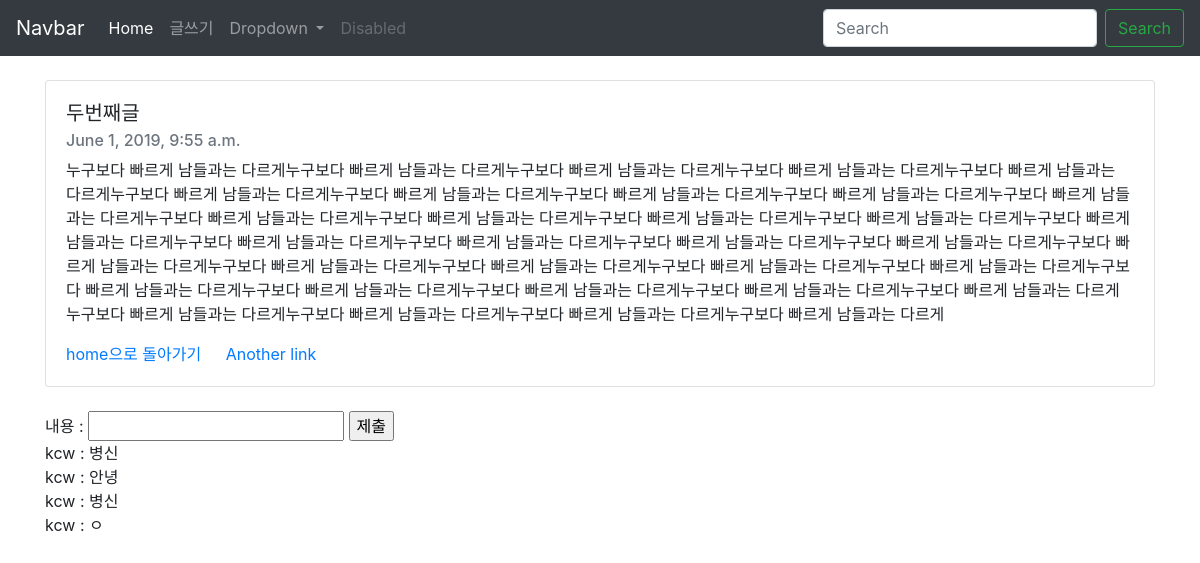
/blog/2, run on an earlier commit of the app's database.
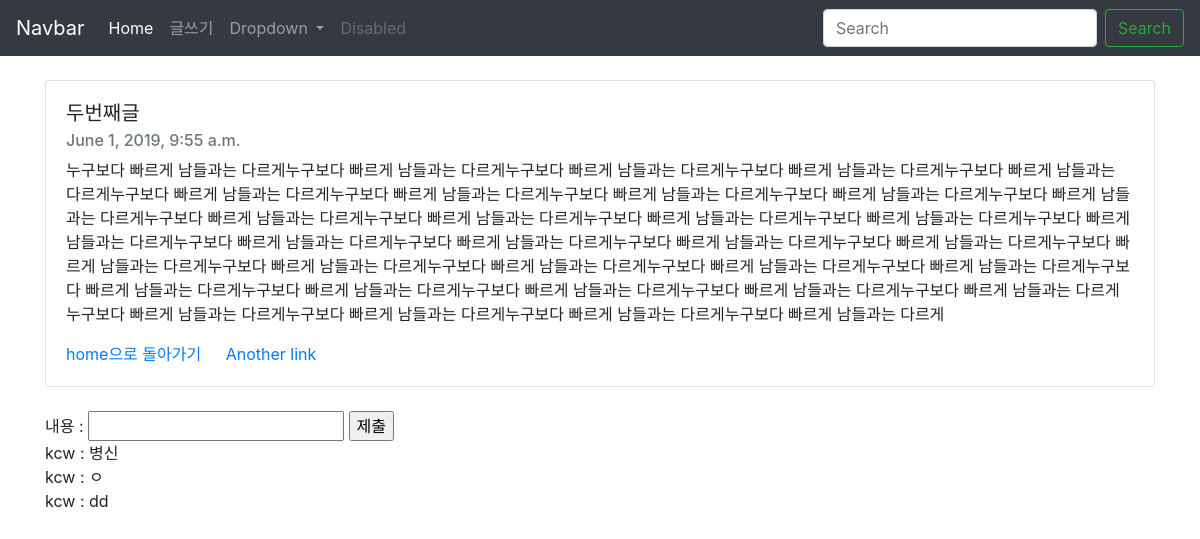
And on a later commit of the database.
### blog/models.py (models this page shows)
class Comment(models.Model):
    post = models.ForeignKey(Blog, on_delete=models.CASCADE, related_name="comments")
    user = models.ForeignKey(User,on_delete=models.CASCADE)
    body = models.CharField(max_length=500) # 댓글내용

### blog/views.py (the view)
# urls.py: path('<int:blog_id>', views.detail, name="detail"),
def detail(request, blog_id):
    details = get_object_or_404(Blog, pk=blog_id)
    return render(request, 'detail.html',{'details':details})

### templates/detail.html (shortened to what this page needs)
{% extends 'base.html' %}
{% block body %}
<br>
<div class="container">
<div class="card">
  <div class="card-body">
    <h5 class="card-title">{{details.title}}</h5>
    <h6 class="card-subtitle mb-2 text-muted">{{details.pub_date}}</h6>
    <p class="card-text">{{details.body}}</p>
    <a href="{% url 'home'%}" class="card-link">home으로 돌아가기</a>
    <a href="#" class="card-link">Another link</a>
  </div>
</div>
</div>
<br>
<div class="container">
<form action="{% url 'comment_add' details.id %}" method="POST">
  내용 :
  <input type="text" name="body">
  <input type="submit" value="제출">
</form>
{% for comment in details.comments.all %}
  {{comment.user.username}} : {{comment.body}}
  <br>
{% endfor %}
</div>
{% endblock %}

What changed in the data, as far as the page shows it:
removed Comment: user.username "kcw", body "병신"
removed Comment: user.username "kcw", body "안녕"
added Comment: user.username "kcw", body "dd"
